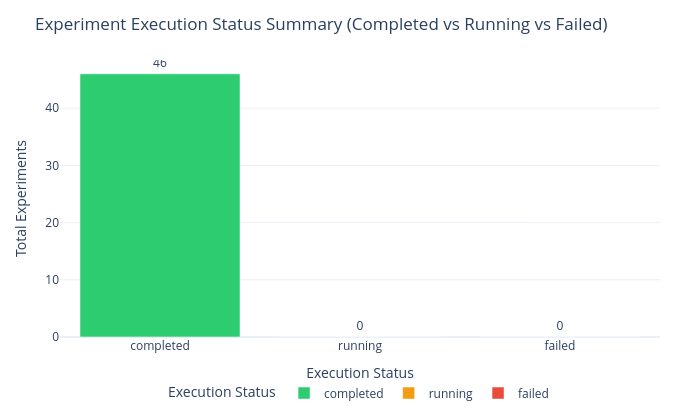

Source (notebook cell):
### Markdown cell above
## 1. Incomplete Experiment Tracker & Status Visualizer

### 📌 What this section does:
- Displays a horizontal progress bar chart showing completed iterations for every experiment run, color-coded by status (`completed`, `running`, `failed`).
- If interrupted runs exist, it prints a ready-to-use Python snippet so you can resume them in **Notebook 02** without losing progress.

### Code cell
iter_counts = df_combined.groupby('experiment_id')['iteration_id'].count()
df_exp = df_exp.assign(completed_iterations=df_exp['id'].map(iter_counts).fillna(0).astype(int))

incomplete = df_exp.query("status == 'running'")
completed = df_exp.query("status == 'completed'")

if len(incomplete) > 0:
    print(f"[!] {len(incomplete)} incomplete run(s) detected. Resumption snippet:")
    for _, r in incomplete.iterrows():
        print(f"EvolutionTask(key='resume_{int(r['id'])}', problem=None, llm_client=llm, budget={r['budget']}, iterations=None, resume_experiment_id={int(r['id'])}, prompt_strategy='{r['prompt_strategy']}')")
else:
    print(f"[✓] All {len(completed)} experiment runs in the database are fully completed.")

# 1. Forced Summary Bar Plot of all 3 execution statuses (completed, running, failed)
all_statuses = pd.DataFrame({'status': ['completed', 'running', 'failed']})
counts = df_exp.groupby('status')['id'].count().reset_index().rename(columns={'id': 'experiment_count'})
df_status_summary = pd.merge(all_statuses, counts, on='status', how='left').fillna({'experiment_count': 0})
df_status_summary['experiment_count'] = df_status_summary['experiment_count'].astype(int)

fig_status = px.bar(
    df_status_summary,
    x='status',
    y='experiment_count',
    color='status',
    text='experiment_count',
    color_discrete_map={'completed': '#2ecc71', 'running': '#f39c12', 'failed': '#e74c3c'},
    title='Experiment Execution Status Summary (Completed vs Running vs Failed)',
    labels={'status': 'Execution Status', 'experiment_count': 'Total Experiments'},
    category_orders={'status': ['completed', 'running', 'failed']}
)
fig_status.update_traces(textposition='outside')
apply_clean_layout(fig_status, height=420, width=700)
fig_status.show()

# 2. Stacked Progress Plot for Incomplete Experiments (Completed vs Remaining Iterations)
incomplete_df = df_exp.query("status == 'running'").copy()
if len(incomplete_df) > 0:
    incomplete_df['exp_label'] = "Exp #" + incomplete_df['id'].astype(str) + " (Prob " + incomplete_df['problem_id'].astype(str) + ")"
    target_iter = incomplete_df['max_iterations'].fillna(20).astype(int)
    incomplete_df['remaining_iterations'] = (target_iter - incomplete_df['completed_iterations']).clip(lower=0)
    
    df_stacked = pd.melt(
        incomplete_df,
        id_vars=['exp_label'],
        value_vars=['completed_iterations', 'remaining_iterations'],
        var_name='Iteration_Type',
        value_name='Count'
    )
    df_stacked['Iteration_Type'] = df_stacked['Iteration_Type'].map({
        'completed_iterations': 'Completed Iterations (Blue)',
        'remaining_iterations': 'Remaining Iterations (Red)'
    })
    
    fig_inc = px.bar(
        df_stacked,
        x='Count',
        y='exp_label',
        color='Iteration_Type',
        orientation='h',
        barmode='stack',
        color_discrete_map={
            'Completed Iterations (Blue)': '#3498db',
            'Remaining Iterations (Red)': '#e74c3c'
        },
        title='Incomplete Experiments Iteration Progress (Completed vs Remaining)',
        labels={'exp_label': 'Incomplete Experiment', 'Count': 'Iterations'}
    )
    apply_clean_layout(fig_inc, height=max(350, 40 * len(incomplete_df) + 100), width=950)
    fig_inc.show()
else:
    print("[✓] No incomplete experiments currently in database to show progress for.")

### Figure 1 — Plotly figure (JSON) as saved in the notebook; plotly's stock layout.template omitted (floating-point values rounded to 4 significant figures)
{"data": [{"hovertemplate": "Execution Status=%{x}<br>Total Experiments=%{text}<extra></extra>", "legendgroup": "completed", "marker": {"color": "#2ecc71", "pattern": {"shape": ""}}, "name": "completed", "orientation": "v", "showlegend": true, "text": [46.0], "textposition": "outside", "type": "bar", "x": ["completed"], "xaxis": "x", "y": [46], "yaxis": "y"}, {"hovertemplate": "Execution Status=%{x}<br>Total Experiments=%{text}<extra></extra>", "legendgroup": "running", "marker": {"color": "#f39c12", "pattern": {"shape": ""}}, "name": "running", "orientation": "v", "showlegend": true, "text": [0.0], "textposition": "outside", "type": "bar", "x": ["running"], "xaxis": "x", "y": [0], "yaxis": "y"}, {"hovertemplate": "Execution Status=%{x}<br>Total Experiments=%{text}<extra></extra>", "legendgroup": "failed", "marker": {"color": "#e74c3c", "pattern": {"shape": ""}}, "name": "failed", "orientation": "v", "showlegend": true, "text": [0.0], "textposition": "outside", "type": "bar", "x": ["failed"], "xaxis": "x", "y": [0], "yaxis": "y"}], "layout": {"barmode": "relative", "height": 420, "legend": {"orientation": "h", "title": {"text": "Execution Status"}, "tracegroupgap": 0, "x": 0.5, "xanchor": "center", "y": -0.15, "yanchor": "top"}, "margin": {"b": 80, "l": 60, "r": 40, "t": 60}, "title": {"text": "Experiment Execution Status Summary (Completed vs Running vs Failed)"}, "width": 700, "xaxis": {"anchor": "y", "categoryarray": ["completed", "running", "failed"], "categoryorder": "array", "domain": [0, 1], "title": {"text": "Execution Status"}}, "yaxis": {"anchor": "x", "domain": [0, 1], "title": {"text": "Total Experiments"}}}}
